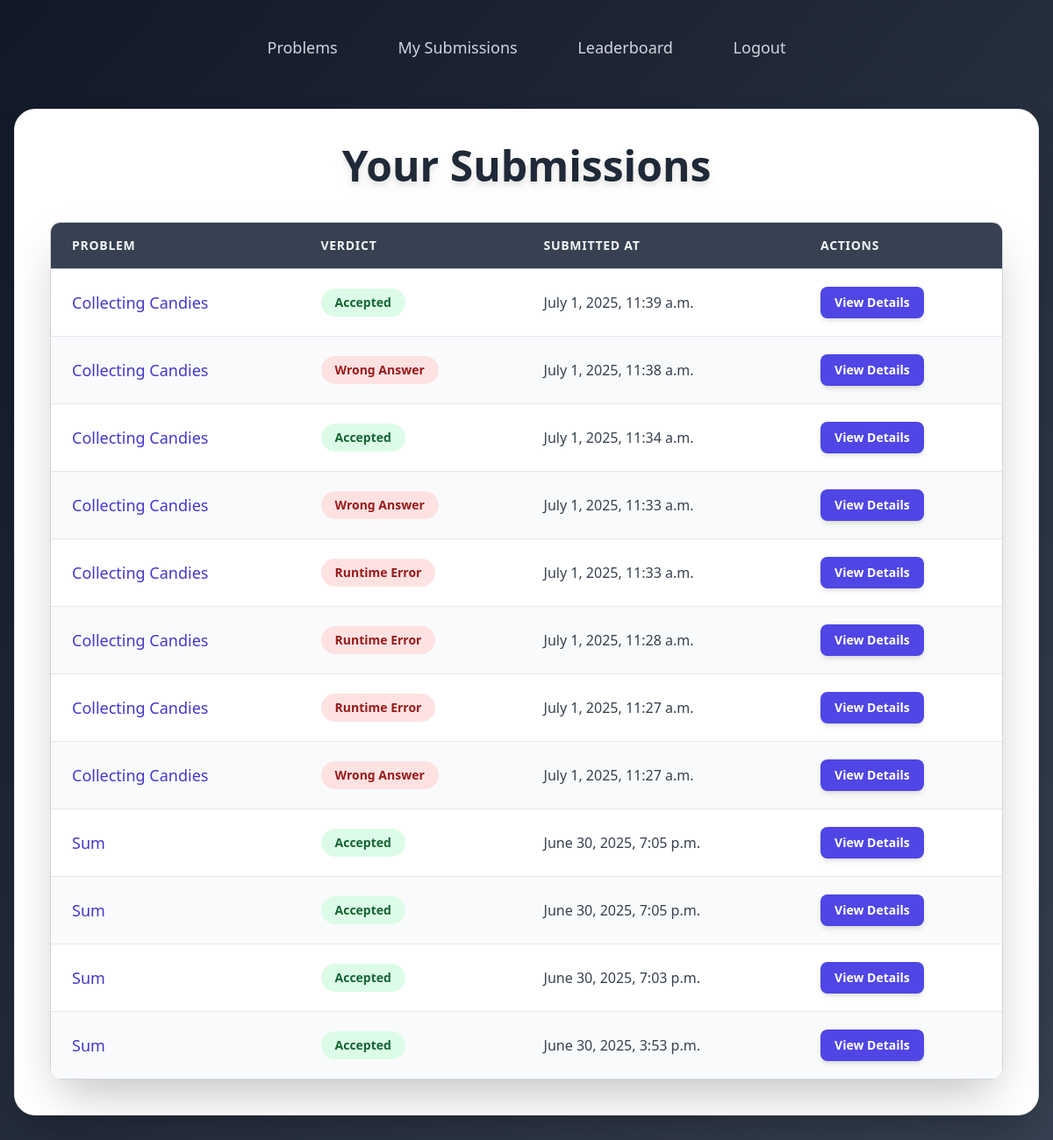
The app's page /submissions/history/ (signed in), older data.
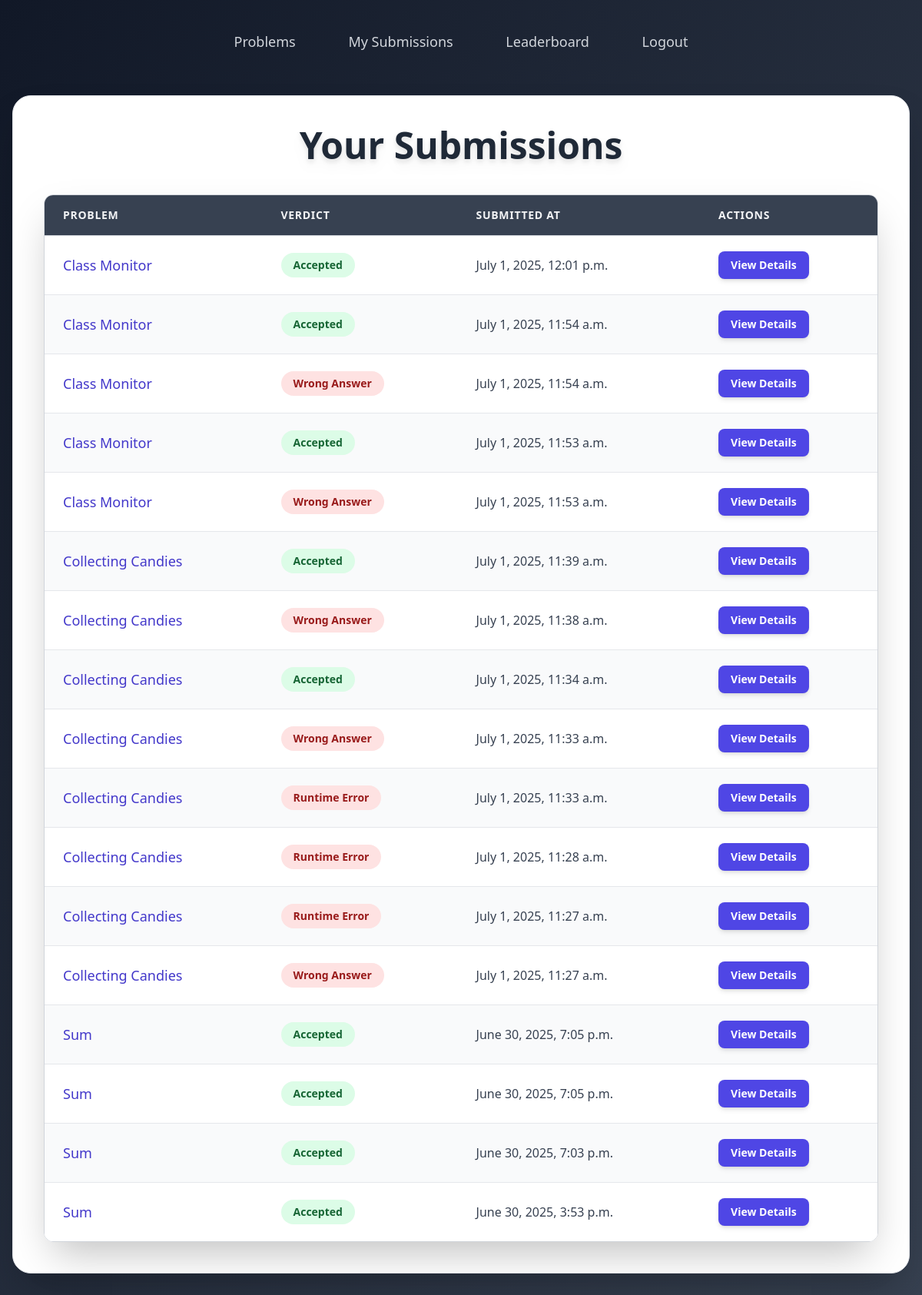
The same page, newer data.
### submissions/models.py (models this page shows)
class Submission(models.Model):
    STATUS_CHOICES = [
        ('Accepted', 'Accepted'),
        ('Wrong Answer', 'Wrong Answer'),
        ('Time Limit Exceeded', 'Time Limit Exceeded'),
        ('Runtime Error', 'Runtime Error'),
    ]
    user = models.ForeignKey(User, on_delete=models.CASCADE)
    problem = models.ForeignKey(Problem, on_delete=models.CASCADE)
    code = models.TextField()
    language = models.CharField(max_length=20, default='python')
    created_at = models.DateTimeField(auto_now_add=True)
    verdict = models.CharField(max_length=20, choices=STATUS_CHOICES)
    output = models.TextField()
    error = models.TextField()

### problems/models.py (models this page shows, shortened)
class Problem(models.Model):
    DIFFICULTY_CHOICES = [
        ('Easy', 'Easy'),
        ('Medium', 'Medium'),
        ('Hard', 'Hard'),
    ]
    title = models.CharField(max_length=200)
    description = models.TextField()
    input_description = models.TextField()
    output_description = models.TextField()
    constraints = models.TextField()
    sample_input = models.TextField()
    sample_output = models.TextField()
    difficulty = models.CharField(max_length=10, choices=DIFFICULTY_CHOICES)
    tags = models.ManyToManyField(Tag, related_name='problems')
    slug = models.SlugField(unique=True)

### submissions/views.py (the view)
# urls.py: path('history/', views.submission_history, name='submission_history'),
@login_required
def submission_history(request):
    submissions = Submission.objects.filter(user=request.user).order_by('-created_at')
    return render(request, 'submissions/history.html', {'submissions': submissions})

### templates/submissions/history.html (shortened to what this page needs)
<!DOCTYPE html>
<html lang="en">
<head>
    <script src="https://cdn.tailwindcss.com"></script>
</head>
<body class="bg-gradient-to-br from-gray-900 to-gray-700 min-h-screen font-sans text-gray-100 flex flex-col p-4">
    <header class="w-full flex justify-center py-6 mb-8 px-4">
        <nav class="space-x-8 text-lg font-medium">
            <a href="/" class="text-gray-300 hover:text-white transition duration-200 ease-in-out px-4 py-2 rounded-lg">Problems</a>
            <a href="/submissions/history/" class="text-gray-300 hover:text-white transition duration-200 ease-in-out px-4 py-2 rounded-lg">My Submissions</a>
            <a href="/submissions/leaderboard/" class="text-gray-300 hover:text-white transition duration-200 ease-in-out px-4 py-2 rounded-lg">Leaderboard</a>
            {% if user.is_authenticated %}
                <a href="/accounts/logout/" class="text-gray-300 hover:text-white transition duration-200 ease-in-out px-4 py-2 rounded-lg">Logout</a>
            {% else %}
                <a href="/accounts/login/" class="text-gray-300 hover:text-white transition duration-200 ease-in-out px-4 py-2 rounded-lg">Login</a>
            {% endif %}
        </nav>
    </header>
    <div class="bg-white p-10 rounded-3xl shadow-2xl w-full mx-auto max-w-7xl flex-grow border border-gray-200 mb-8">
        <h2 class="text-5xl font-extrabold text-center text-gray-800 mb-10 drop-shadow-lg">Your Submissions</h2>
        <div class="overflow-x-auto shadow-2xl rounded-xl border border-gray-300">
            <table class="min-w-full divide-y divide-gray-300">
                <thead class="bg-gray-700">
                    <tr>
                        <th scope="col" class="px-6 py-4 text-left text-sm font-semibold text-gray-100 uppercase tracking-wider">
                            Problem
                        </th>
                        <th scope="col" class="px-6 py-4 text-left text-sm font-semibold text-gray-100 uppercase tracking-wider">
                            Verdict
                        </th>
                        <th scope="col" class="px-6 py-4 text-left text-sm font-semibold text-gray-100 uppercase tracking-wider">
                            Submitted At
                        </th>
                        <th scope="col" class="px-6 py-4 text-left text-sm font-semibold text-gray-100 uppercase tracking-wider">
                            Actions
                        </th>
                    </tr>
                </thead>
                <tbody class="bg-white divide-y divide-gray-200">
                    {% for submission in submissions %}
                    <tr class="{% cycle 'bg-white' 'bg-gray-50' %} hover:bg-gray-100 transition duration-150 ease-in-out">
                        <td class="px-6 py-5 whitespace-nowrap text-lg font-medium text-indigo-700">
                            <a href="{% url 'problem_detail' submission.problem.slug %}" class="hover:underline">
                                {{ submission.problem.title }}
                            </a>
                        </td>
                        <td class="px-6 py-5 whitespace-nowrap">
                            <span class="inline-flex items-center px-4 py-1.5 rounded-full text-sm font-semibold
                                {% if submission.verdict == 'Accepted' %}
                                    bg-green-100 text-green-800
                                {% elif submission.verdict == 'Wrong Answer' or submission.verdict == 'Runtime Error' or submission.verdict == 'Time Limit Exceeded' or submission.verdict == 'Memory Limit Exceeded' %}
                                    bg-red-100 text-red-800
                                {% else %}
                                    bg-yellow-100 text-yellow-800
                                {% endif %}">
                                {{ submission.verdict }}
                            </span>
                        </td>
                        <td class="px-6 py-5 whitespace-nowrap text-base text-gray-700">
                            {{ submission.created_at }}
                        </td>
                        <td class="px-6 py-5 whitespace-nowrap text-sm text-gray-700">
                            <button
                                onclick="showSubmissionDetails(
                                    `{{ submission.code|escapejs }}`,
                                    `{{ submission.output|default:''|escapejs }}`,
                                    `{{ submission.error|default:''|escapejs }}`
                                )"
                                class="px-4 py-2 bg-indigo-600 text-white font-semibold rounded-lg shadow-md hover:bg-indigo-700 focus:outline-none focus:ring-2 focus:ring-indigo-500 focus:ring-offset-2 transition-all duration-200 transform hover:scale-105 active:scale-95"
                            >
                                View Details
                            </button>
                        </td>
                    </tr>
                    {% endfor %}
                </tbody>
            </table>
        </div>
    </div>
</body>
</html>

Row changes from the older to the newer data that the page shows:
added Submission: problem "Class Monitor", verdict "Accepted", created_at "July 1, 2025, 12:01 p.m."
added Submission: problem "Class Monitor", verdict "Accepted", created_at "July 1, 2025, 11:54 a.m."
added Submission: problem "Class Monitor", verdict "Wrong Answer", created_at "July 1, 2025, 11:54 a.m."
added Submission: problem "Class Monitor", verdict "Accepted", created_at "July 1, 2025, 11:53 a.m."
added Submission: problem "Class Monitor", verdict "Wrong Answer", created_at "July 1, 2025, 11:53 a.m."
